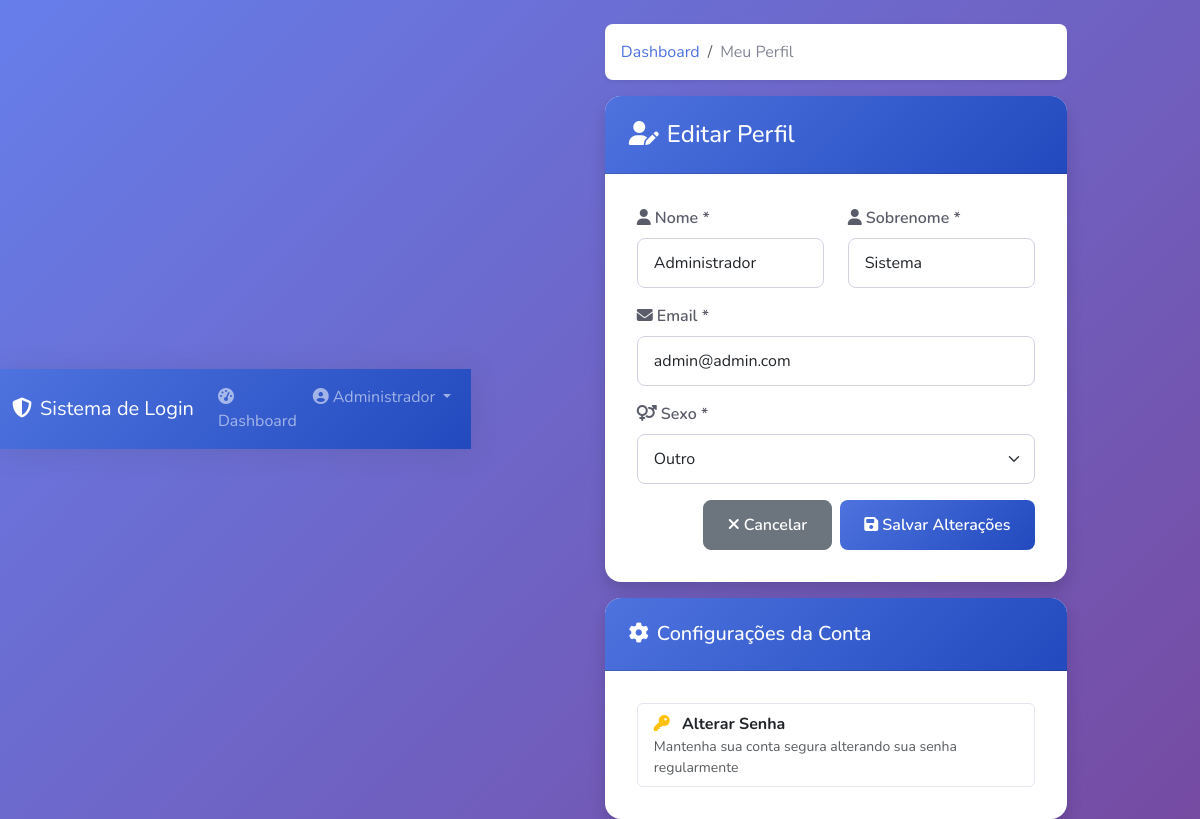
Page /src/php/perfil.php (signed in) on the committed database.
### tables this page shows
CREATE TABLE IF NOT EXISTS usuarios (
    id INT AUTO_INCREMENT PRIMARY KEY,
    nome VARCHAR(100) NOT NULL COMMENT 'Nome do usuário',
    sobrenome VARCHAR(100) NOT NULL COMMENT 'Sobrenome do usuário',
    email VARCHAR(150) NOT NULL UNIQUE COMMENT 'Email único do usuário',
    sexo ENUM('M', 'F', 'O') NOT NULL DEFAULT 'O' COMMENT 'Sexo do usuário',
    senha VARCHAR(255) NOT NULL COMMENT 'Hash da senha (password_hash)',
    nivel_acesso ENUM('admin', 'user') DEFAULT 'user' COMMENT 'Nível de acesso do usuário',
    bloqueado TINYINT(1) DEFAULT 0 COMMENT 'Usuário bloqueado (0=Não, 1=Sim)',
    motivo_bloqueio TEXT NULL COMMENT 'Motivo do bloqueio do usuário',
    data_cadastro TIMESTAMP DEFAULT CURRENT_TIMESTAMP COMMENT 'Data de cadastro',
    ultima_atualizacao TIMESTAMP DEFAULT CURRENT_TIMESTAMP ON UPDATE CURRENT_TIMESTAMP COMMENT 'Última atualização'
);

### src/php/perfil.php (the view, shortened to what this page needs)
<?php
include_once 'config.php';
$usuario_id = $_SESSION['usuario'];
$sql = "SELECT nome, sobrenome, email, sexo FROM usuarios WHERE id = ?";
$stmt = $link->prepare($sql);
$stmt->bind_param("i", $usuario_id);
$stmt->execute();
$stmt->bind_result($nome, $sobrenome, $email, $sexo);
?>
<!DOCTYPE html>
<html lang="pt-BR">
<head>
    <link href="https://cdn.jsdelivr.net/npm/bootstrap@5.3.0/dist/css/bootstrap.min.css" rel="stylesheet">
    <link rel="stylesheet" href="https://cdnjs.cloudflare.com/ajax/libs/font-awesome/6.4.0/css/all.min.css">
    <link rel="stylesheet" href="../css/style.css">
</head>
<body class="dashboard-container">
    <nav class="navbar navbar-expand-lg navbar-dark navbar-custom">
        <div class="container-fluid">
            <a class="navbar-brand" href="admin.php">
                <i class="fas fa-shield-alt me-2"></i>Sistema de Login
            </a>
            <div class="collapse navbar-collapse" id="navbarNav">
                <ul class="navbar-nav ms-auto">
                    <li class="nav-item">
                        <a class="nav-link" href="admin.php">
                            <i class="fas fa-tachometer-alt me-1"></i>Dashboard
                        </a>
                    </li>
                    <li class="nav-item dropdown">
                        <a class="nav-link dropdown-toggle" href="#" id="navbarDropdown" role="button" data-bs-toggle="dropdown">
                            <i class="fas fa-user-circle me-1"></i><?php echo htmlspecialchars($nome); ?>
                        </a>
                    </li>
                </ul>
            </div>
        </div>
    </nav>
    <div class="container mt-4">
        <div class="row justify-content-center">
            <div class="col-lg-8">
                <nav aria-label="breadcrumb">
                    <ol class="breadcrumb">
                        <li class="breadcrumb-item"><a href="admin.php">Dashboard</a></li>
                        <li class="breadcrumb-item active">Meu Perfil</li>
                    </ol>
                </nav>
                <div class="card shadow">
                    <div class="card-header bg-primary text-white">
                        <h4 class="mb-0"><i class="fas fa-user-edit me-2"></i>Editar Perfil</h4>
                    </div>
                    <div class="card-body">
                        <form method="POST" action="">
                            <div class="row">
                                <div class="col-md-6 mb-3">
                                    <label for="nome" class="form-label">
                                        <i class="fas fa-user me-1"></i>Nome *
                                    </label>
                                    <input type="text" class="form-control" id="nome" name="nome"
                                           value="<?php echo htmlspecialchars($nome); ?>" required>
                                </div>
                                <div class="col-md-6 mb-3">
                                    <label for="sobrenome" class="form-label">
                                        <i class="fas fa-user me-1"></i>Sobrenome *
                                    </label>
                                    <input type="text" class="form-control" id="sobrenome" name="sobrenome"
                                           value="<?php echo htmlspecialchars($sobrenome); ?>" required>
                                </div>
                            </div>
                            <div class="mb-3">
                                <label for="email" class="form-label">
                                    <i class="fas fa-envelope me-1"></i>Email *
                                </label>
                                <input type="email" class="form-control" id="email" name="email"
                                       value="<?php echo htmlspecialchars($email); ?>" required>
                            </div>
                            <div class="mb-3">
                                <label for="sexo" class="form-label">
                                    <i class="fas fa-venus-mars me-1"></i>Sexo *
                                </label>
                                <select class="form-select" id="sexo" name="sexo" required>
                                    <option value="O" <?php echo ($sexo === 'O') ? 'selected' : ''; ?>>Outro</option>
                                </select>
                            </div>
                            <div class="d-grid gap-2 d-md-flex justify-content-md-end">
                                <a href="admin.php" class="btn btn-secondary">
                                    <i class="fas fa-times me-1"></i>Cancelar
                                </a>
                                <button type="submit" class="btn btn-primary">
                                    <i class="fas fa-save me-1"></i>Salvar Alterações
                                </button>
                            </div>
                        </form>
                    </div>
                </div>
                <div class="card shadow mt-3">
                    <div class="card-header bg-secondary text-white">
                        <h5 class="mb-0"><i class="fas fa-cog me-2"></i>Configurações da Conta</h5>
                    </div>
                    <div class="card-body">
                        <div class="list-group">
                            <a href="alterar_senha.php" class="list-group-item list-group-item-action">
                                <i class="fas fa-key me-2 text-warning"></i>
                                <strong>Alterar Senha</strong>
                                <p class="mb-0 text-muted small">Mantenha sua conta segura alterando sua senha regularmente</p>
                            </a>
                        </div>
                    </div>
                </div>
            </div>
        </div>
    </div>
</body>
</html>

### src/css/style.css (style rules this page uses)
:root { --primary-color: #4e73df; --secondary-color: #858796; --success-color: #1cc88a; --danger-color: #e74a3b; --warning-color: #f6c23e; --info-color: #36b9cc; --light-color: #f8f9fc; --dark-color: #5a5c69; }
body { font-family: 'Nunito', -apple-system, BlinkMacSystemFont, 'Segoe UI', Roboto, 'Helvetica Neue', Arial, sans-serif; background: linear-gradient(135deg, #667eea 0%, #764ba2 100%); min-height: 100vh; display: flex; align-items: center; justify-content: center; }
.card { border: none; border-radius: 1rem; box-shadow: 0 0.5rem 1rem rgba(0, 0, 0, 0.15); }
.card-header { background: linear-gradient(135deg, var(--primary-color) 0%, #224abe 100%); color: white; border-radius: 1rem 1rem 0 0 !important; padding: 1.5rem; }
.card-body { padding: 2rem; }
.form-label { font-weight: 600; color: var(--dark-color); margin-bottom: 0.5rem; }
.form-control, .form-select { border-radius: 0.5rem; padding: 0.75rem 1rem; border: 1px solid #d1d3e2; transition: all 0.3s ease; }
.btn { border-radius: 0.5rem; padding: 0.75rem 1.5rem; font-weight: 600; transition: all 0.3s ease; }
.btn-primary { background: linear-gradient(135deg, var(--primary-color) 0%, #224abe 100%); border: none; }
a { color: var(--primary-color); text-decoration: none; transition: all 0.3s ease; }
.dashboard-container { background-color: var(--light-color); min-height: 100vh; }
.navbar-custom { background: linear-gradient(135deg, var(--primary-color) 0%, #224abe 100%); box-shadow: 0 0.15rem 1.75rem 0 rgba(58, 59, 69, 0.15); }
.fade-in { animation: fadeIn 0.5s ease-in-out; }
.breadcrumb { background-color: white; padding: 1rem; border-radius: 0.5rem; box-shadow: 0 0.125rem 0.25rem rgba(0, 0, 0, 0.075); }
.breadcrumb-item a { color: var(--primary-color); text-decoration: none; }
.breadcrumb-item.active { color: var(--secondary-color); }
.list-group-item { border-color: #e3e6f0; transition: all 0.3s ease; }
.card { transition: transform 0.3s ease, box-shadow 0.3s ease; }
.card-header { font-weight: 600; }
.shadow { box-shadow: 0 0.5rem 1rem rgba(0, 0, 0, 0.15) !important; }
html { scroll-behavior: smooth; }

### rows in the picture
usuarios: nome "Administrador", sobrenome "Sistema", email "admin@admin.com", sexo "Outro"
